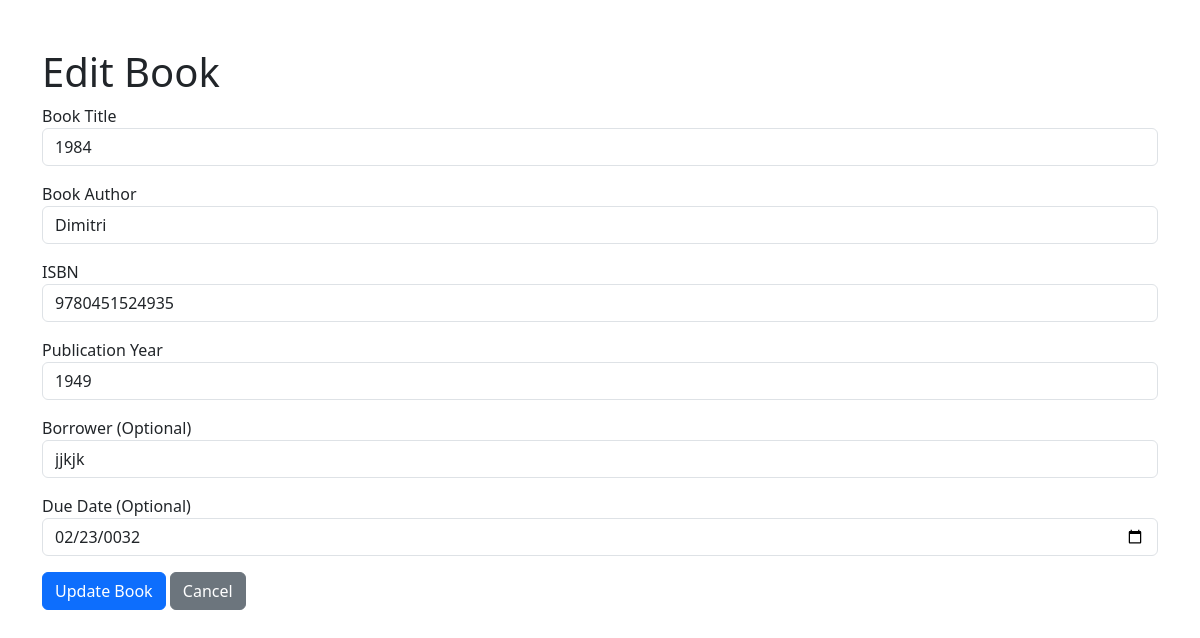
Page /book-edit.php?id=6 on the committed database.
### tables this page shows
CREATE TABLE `books` (
  `id` int(11) NOT NULL,
  `book_title` varchar(255) NOT NULL,
  `author` varchar(255) NOT NULL,
  `isbn` varchar(20) NOT NULL,
  `publication_year` int(11) DEFAULT NULL,
  `borrower` varchar(255) DEFAULT NULL,
  `due_date` date DEFAULT NULL
);

### book-edit.php (the view, shortened to what this page needs)
<?php
$pdo = new PDO('mysql:host=sql208.infinityfree.com;dbname=if0_38847636_blog', 'if0_38847636', 'X0LkFpkIaGQy8Om');
$pdo->setAttribute(PDO::ATTR_ERRMODE, PDO::ERRMODE_EXCEPTION);
$id = $_GET['id'] ?? null;
$statement = $pdo->prepare('SELECT * FROM books WHERE id = :id');
$statement->bindValue(':id', $id);
$statement->execute();
$book = $statement->fetch(PDO::FETCH_ASSOC);
$title = $book['book_title'];
$author = $book['author'];
$isbn = $book['isbn'];
$publication_year = $book['publication_year'];
$borrower = $book['borrower'];
$due_date = $book['due_date'];
?>
<!doctype html>
<html lang="en">
<head>
    <link href="https://cdn.jsdelivr.net/npm/bootstrap@5.3.3/dist/css/bootstrap.min.css" rel="stylesheet">
</head>
<body>
<div class="container mt-5">
    <h1>Edit Book</h1>
    <form method="POST">
        <div class="mb-3">
            <label>Book Title</label>
            <input type="text" name="book_title" class="form-control" value="<?php echo $title; ?>">
        </div>
        <div class="mb-3">
            <label>Book Author</label>
            <input type="text" name="author" class="form-control" value="<?php echo $author; ?>">
        </div>
        <div class="mb-3">
            <label>ISBN</label>
            <input type="number" name="isbn" class="form-control" value="<?php echo $isbn; ?>" >
        </div>
        <div class="mb-3">
            <label>Publication Year</label>
            <input type="number" name="publication_year" class="form-control" value="<?php echo $publication_year; ?>" >
        </div>
        <div class="mb-3">
            <label>Borrower (Optional)</label>
            <input type="text" name="borrower" class="form-control" value="<?php echo $borrower; ?>"
                   placeholder="Leave blank if not borrowed">
        </div>
        <div class="mb-3">
            <label>Due Date (Optional)</label>
            <input type="date" name="due_date" class="form-control" value="<?php echo $due_date; ?>">
        </div>
        <div class="mb-3">
            <button type="submit" class="btn btn-primary">Update Book</button>
            <a href="books.php" class="btn btn-secondary">Cancel</a>
        </div>
    </form>
</div>
</body>
</html>

### rows in the picture
books: book_title "1984", author "Dimitri", isbn "9780451524935", publication_year "1949", borrower "jjkjk", due_date "02/23/0032"
